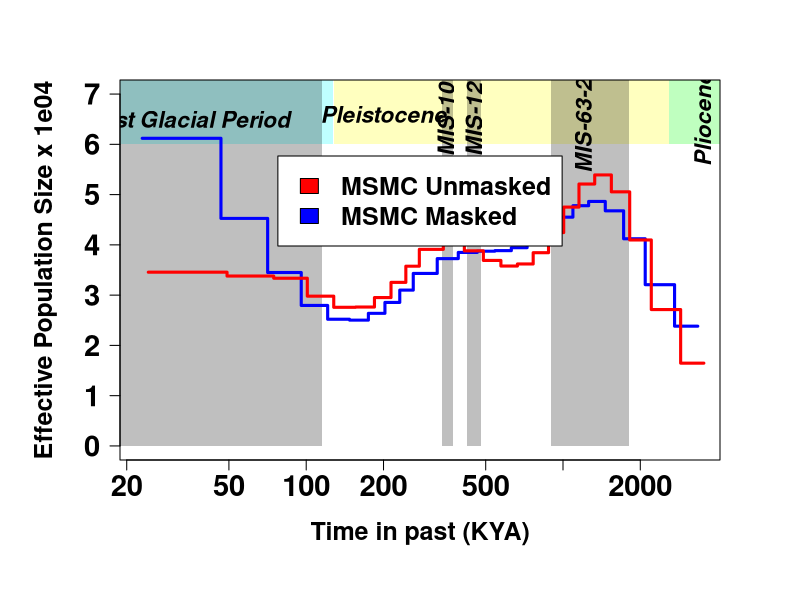

Write R code to recreate this figure.

msmc_un <- read.table("pt.un.final.txt",header=TRUE)
msmc_hm <- read.table("pt.hm.final.txt",header=TRUE)
mu <- 3.75e-08
gen <- 15

pdf("Figure_1B.pdf",height=12,width=16)
par(mar = c(7, 6, 4, 4))
plot((msmc_hm$left_time_boundary/mu*gen)/1000,(1/msmc_hm$lambda_00)/(2*mu)/10000,log="x",type="n",lwd="3",xlab="",ylab="",axes=F,ylim=c(0,7))
rect(0.1,6,127,8, col=scales::alpha(rgb(col2rgb("cyan")[1,],col2rgb("cyan")[2,],col2rgb("cyan")[3,],max = 255), 0.25),border="transparent")
text(7,6.6,"Holocene",cex=1.35,font=4)
rect(128,6,2580,8, col=scales::alpha(rgb(col2rgb("yellow")[1,],col2rgb("yellow")[2,],col2rgb("yellow")[3,],max = 255), 0.25),border="transparent")
text(200,6.6,"Pleistocene",cex=1.35,font=4)
rect(900,0,1800,8, col=scales::alpha(rgb(col2rgb("black")[1,],col2rgb("black")[2,],col2rgb("black")[3,],max = 255), 0.25),border="transparent")
text(1200,6.5,"MIS-63-23",cex=1.35,font=4,srt=90)
rect(337,0,374,8, col=scales::alpha(rgb(col2rgb("black")[1,],col2rgb("black")[2,],col2rgb("black")[3,],max = 255), 0.25),border="transparent")
text(350,6.5,"MIS-10",cex=1.35,font=4,srt=90)
rect(424,0,478,8, col=scales::alpha(rgb(col2rgb("black")[1,],col2rgb("black")[2,],col2rgb("black")[3,],max = 255), 0.25),border="transparent")
text(450,6.5,"MIS-12",cex=1.35,font=4,srt=90)
rect(11.7,0,115,8, col=scales::alpha(rgb(col2rgb("black")[1,],col2rgb("black")[2,],col2rgb("black")[3,],max = 255), 0.25),border="transparent")
text(35,6.5,"Last Glacial Period",cex=1.35,font=4)
rect(2580,6,5330,8, col=scales::alpha(rgb(col2rgb("green")[1,],col2rgb("green")[2,],col2rgb("green")[3,],max = 255), 0.25),border="transparent")
text(3500,6.5,"Pliocene",cex=1.35,font=4,srt=90)
lines((msmc_hm$left_time_boundary/mu*gen)/1000,(1/msmc_hm$lambda_00)/(2*mu)/10000,type="s",col="blue",lwd=3)
lines((msmc_un$left_time_boundary/mu*gen)/1000,(1/msmc_un$lambda_00)/(2*mu)/10000,type="s",col="red",lwd=3)
axis(1, col="black",las=1,font=2,font.axis=4,cex.axis=1.75)
mtext(side=1, line=3.2, "Time in past (KYA)", col="black", font=2,cex=1.5)
axis(2, col="black",las=1,font=2,font.axis=4,cex.axis=1.75)
mtext(side=2, line=3.2, "Effective Population Size x 1e04",col="black", font=2,cex=1.5)
box()
legend("top", inset=0.2, legend=c("MSMC Unmasked","MSMC Masked"),fill=c("red","blue"),cex=1.5,text.font=2)
dev.off()
q()
